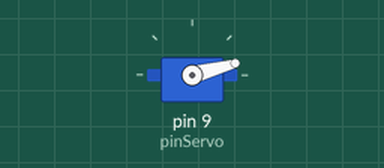
Simulated run of this sketch. Board: Arduino Uno, built with avr-gcc and run on an emulated ATmega328P. On the bench: servo.

Above: at 0.05 s.
At 0.45 s:
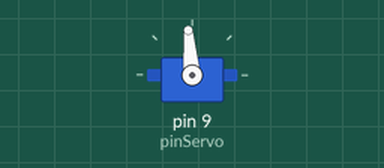
At 0.85 s:
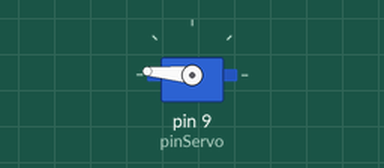
At 1.65 s:
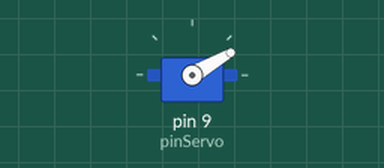
Timing chart, 0 to 5.4 s (numbered marks = the images above):
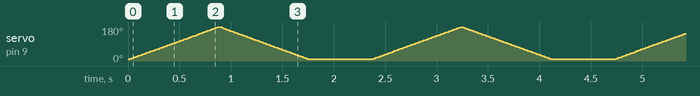

The sketch:

Servo_Estruct_For.ino
```cpp
#include <Servo.h>

Servo myservo;

int pinServo = 9;
float pos = 0;

void setup() {
  myservo.attach(pinServo);
}


void loop() {
  for (pos = 8; pos <= 180; pos += 1) {
    myservo.write(pos);
    delay(5);
  }

  for (pos = 180; pos >= 8; pos -= 1) {
    myservo.write(pos);
    delay(5);
  }
  delay(600);
}
```
